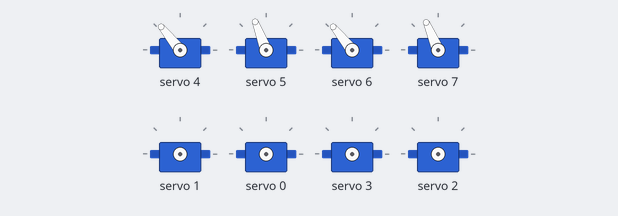
Simulated run of this sketch. Board: Arduino Uno, built with avr-gcc and run on an emulated ATmega328P. Shown: 8 × servo. Random numbers use the default seed unless the sketch sets one.

Above: at 0.2 s.
At 1.6 s:
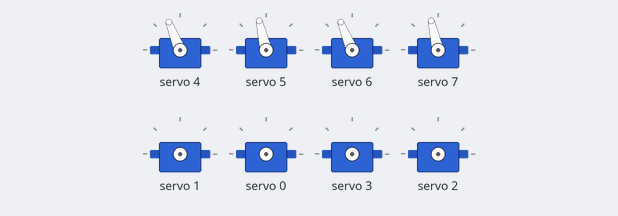
At 4.5 s:
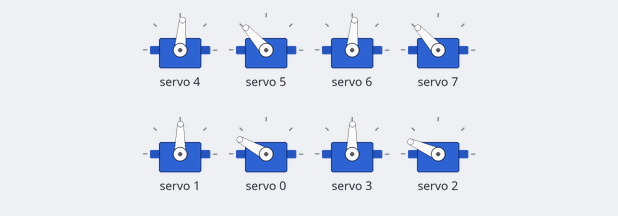
At 7.5 s:
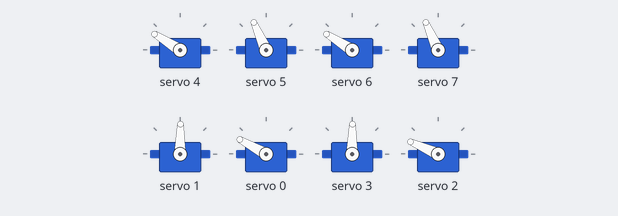
At 28.5 s:
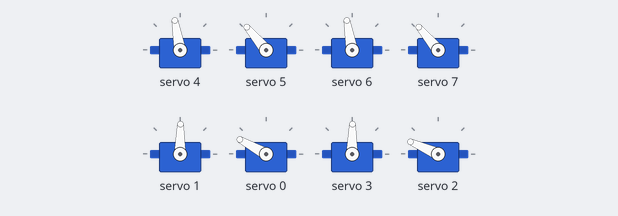
At 37.0 s:
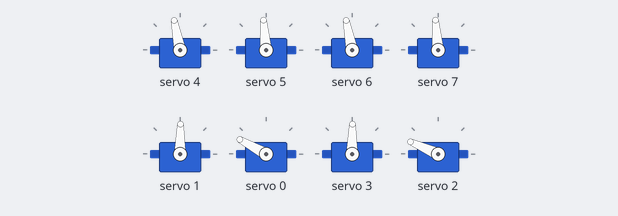
Timing chart, 0 to 40.0 s (numbered marks = the images above):
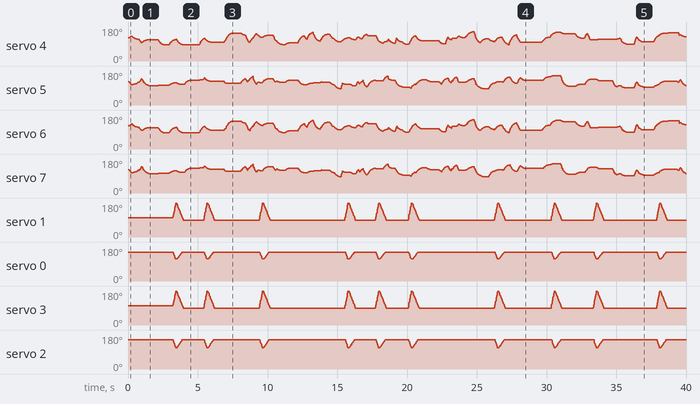

The sketch:

ojoste.ino
```cpp
#include <Wire.h>
#include <Adafruit_PWMServoDriver.h>

Adafruit_PWMServoDriver pca = Adafruit_PWMServoDriver(0x40);

// ===== PROTOTIPOS =====
void actualizarParpadeo();
void actualizarOjos();
void iniciarParpadeo();
void moverParpadoL(int pos);
void moverParpadoR(int pos);

// ===== CANALES =====
// párpados
int L_inv = 0;
int L_norm = 1;
int R_inv = 2;
int R_norm = 3;

// ojos (movimiento)
int eye_X_L = 4;
int eye_Y_L = 5;
int eye_X_R = 6;
int eye_Y_R = 7;

// ===== RANGOS =====
int abierto = 300;
int cerrado = 500;

int L_cerrado_inv = 430;
int R_cerrado_inv = 440;

// ojos
int eye_center = 370;
int eye_range = 80;

// ===== TIEMPO =====
unsigned long t_actual;

// parpadeo
bool parpadeando = false;
unsigned long t_parpadeo = 0;
unsigned long siguienteParpadeo = 0;
int fase = 0;
int pos_parpado = 300;

// ojos
unsigned long t_ojos = 0;
int targetX = 370;
int targetY = 370;

void setup() {
  Wire.begin();
  pca.begin();
  pca.setPWMFreq(50);

  randomSeed(analogRead(0));

  siguienteParpadeo = millis() + random(3000, 8000);
}

// ===============================
// LOOP PRINCIPAL
// ===============================
void loop() {

  t_actual = millis();

  actualizarParpadeo();
  actualizarOjos();
}

// ===============================
// PARPADEO NO CONSTANTE
// ===============================
void actualizarParpadeo() {

  if (!parpadeando && t_actual > siguienteParpadeo) {
    iniciarParpadeo();
  }

  if (!parpadeando) return;

  if (t_actual - t_parpadeo < 15) return;
  t_parpadeo = t_actual;

  if (fase == 0) { // cerrar
    pos_parpado += 12;
    if (pos_parpado >= cerrado) {
      pos_parpado = cerrado;
      fase = 1;
    }
  }
  else if (fase == 1) { // pausa
    fase = 2;
  }
  else if (fase == 2) { // abrir
    pos_parpado -= 6;
    if (pos_parpado <= abierto) {
      pos_parpado = abierto;
      parpadeando = false;

      // decidir siguiente parpadeo (NO constante)
      int tipo = random(0, 100);
      if (tipo < 60)
        siguienteParpadeo = t_actual + random(3000, 6000);
      else if (tipo < 85)
        siguienteParpadeo = t_actual + random(1000, 2500);
      else
        siguienteParpadeo = t_actual + random(7000, 12000);
    }
  }

  moverParpadoL(pos_parpado);
  moverParpadoR(pos_parpado);
}

void iniciarParpadeo() {
  parpadeando = true;
  fase = 0;
  pos_parpado = abierto;
}

// ===============================
// MOVIMIENTO DE OJOS (PRIORIDAD)
// ===============================
void actualizarOjos() {

  // actualizar cada 20 ms → mucho más activo que párpados
  if (t_actual - t_ojos < 20) return;
  t_ojos = t_actual;

  // cada cierto tiempo cambiar objetivo
  if (random(0, 100) < 5) {
    targetX = eye_center + random(-eye_range, eye_range);
    targetY = eye_center + random(-eye_range, eye_range);
  }

  // mover suavemente hacia el objetivo
  static int posX = eye_center;
  static int posY = eye_center;

  posX += (targetX - posX) * 0.1;
  posY += (targetY - posY) * 0.1;

  // aplicar a ambos ojos
  pca.setPWM(eye_X_L, 0, posX);
  pca.setPWM(eye_Y_L, 0, posY);

  pca.setPWM(eye_X_R, 0, posX);
  pca.setPWM(eye_Y_R, 0, posY);
}

// ===============================
// PÁRPADOS (IGUAL QUE ANTES)
// ===============================
void moverParpadoL(int pos_norm) {

  pca.setPWM(L_norm, 0, pos_norm);

  int norm_limit = constrain(pos_norm, abierto + 40, cerrado - 30);

  int pos_inv = map(norm_limit,
                    abierto + 40,
                    cerrado - 30,
                    L_cerrado_inv,
                    abierto + 60);

  pca.setPWM(L_inv, 0, pos_inv);
}

void moverParpadoR(int pos_norm) {

  pca.setPWM(R_norm, 0, pos_norm);

  int norm_limit = constrain(pos_norm, abierto + 30, cerrado - 20);

  int pos_inv = map(norm_limit,
                    abierto + 30,
                    cerrado - 20,
                    R_cerrado_inv,
                    abierto + 50);

  pca.setPWM(R_inv, 0, pos_inv);
}
```
